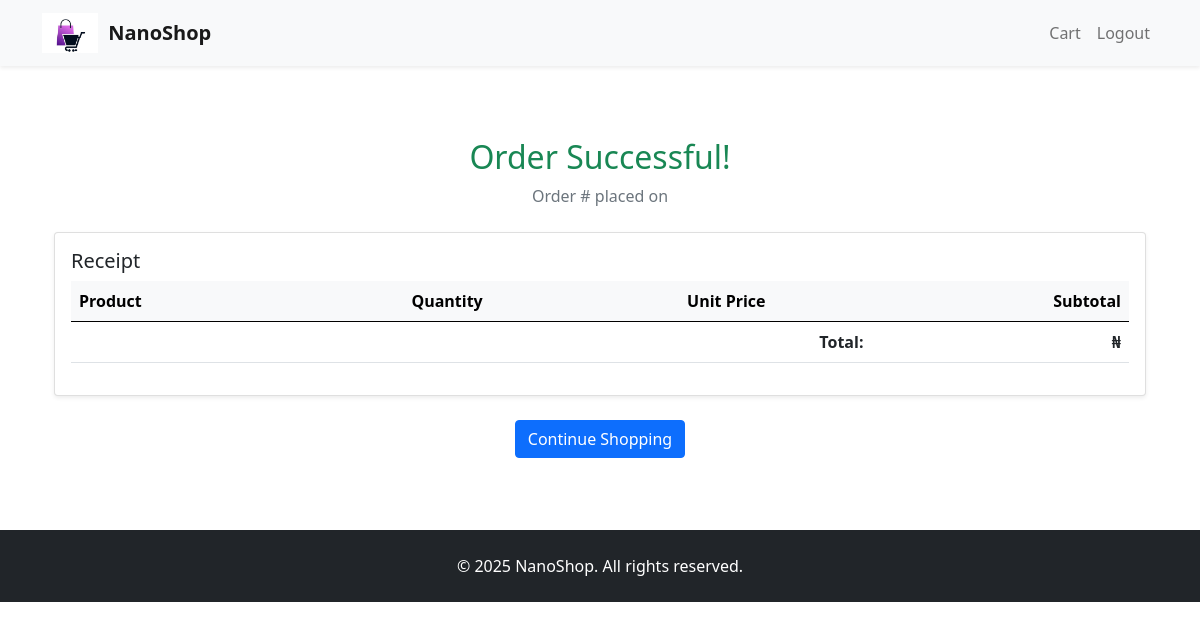
/shop/cart/success/17/ (signed in), run on an earlier commit of the app's database.
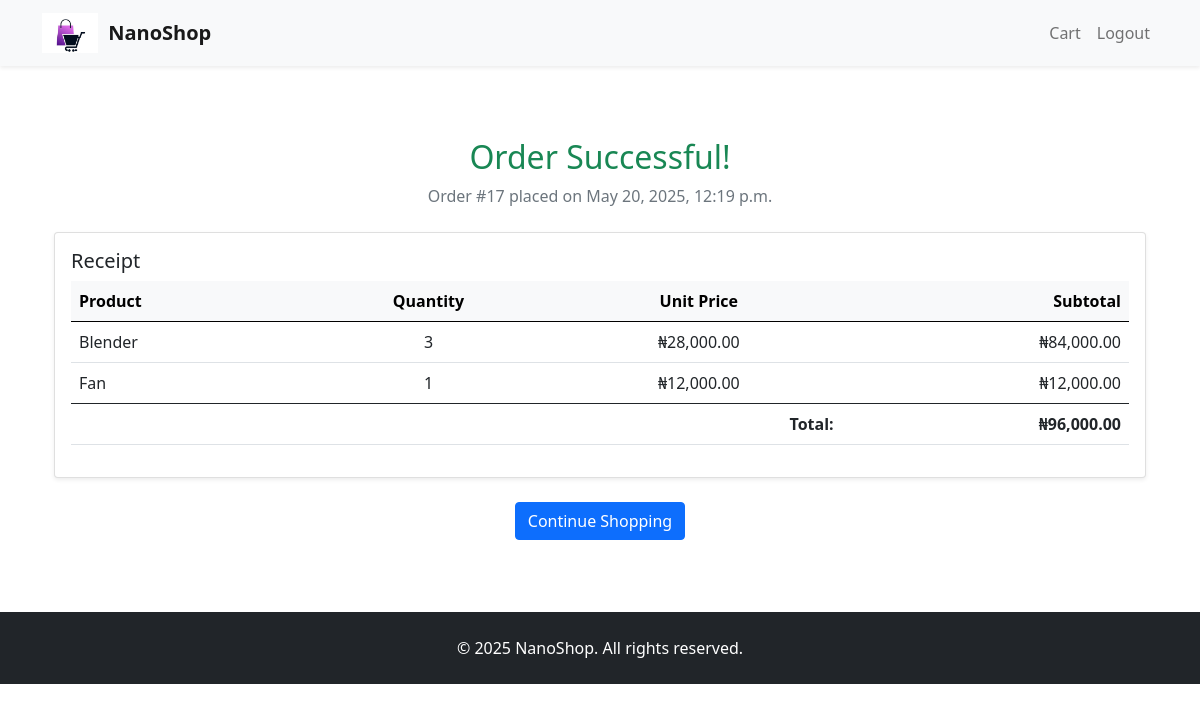
And on a later commit of the database.
### shop/models.py (models this page shows, shortened)
class Order(models.Model):
    STATUS_OPTIONS = [
        ('PENDING', 'Pending'),
        ('PLACED', 'Placed'),
        ('DELIVERED', 'Delivered'),
        ('CANCELED', 'Canceled'),
    ]
    ordered_by = models.ForeignKey(User, on_delete=models.CASCADE, related_name='ordered_by')
    ordered_on = models.DateTimeField(auto_now_add=True)
    status = models.CharField(max_length=10, choices=STATUS_OPTIONS)
    def get_total_amount(self):
        return sum(item.subtotal() for item in self.items.all())

class OrderItem(models.Model):
    order = models.ForeignKey(Order, related_name='items', on_delete=models.CASCADE)
    product = models.ForeignKey(Product, on_delete=models.CASCADE)
    quantity = models.PositiveIntegerField()
    def subtotal(self):
        return self.product.price * self.quantity

class Product(models.Model):
    product_name = models.CharField(max_length=50)
    price = models.DecimalField(max_digits=10, decimal_places=2)
    description = models.TextField()
    stock = models.IntegerField(default=1)
    category = models.ForeignKey(Category, on_delete=models.CASCADE)
    thumbnail = models.ImageField(upload_to='product_images/')
    user = models.ForeignKey(User, on_delete=models.CASCADE, related_name='user_product')

### shop/views.py (the view)
# urls.py: path('cart/success/<int:order_id>/', OrderSuccessView.as_view(), name='order_success'),
class OrderSuccessView(LoginRequiredMixin, TemplateView):
    template_name = 'cart/success.html'
    def get_context_data(self, **kwargs):
        context = super().get_context_data(**kwargs)
        order_id = self.kwargs.get('order_id')
        context['order'] = Order.objects.filter(
            id=order_id,
            ordered_by=self.request.user
        ).first()
        return context

### Templates/cart/success.html
{% extends 'base.html' %}
{% load humanize %}
{% block content %}
<div class="container mt-5">
  <div class="text-center">
    <h2 class="text-success">Order Successful!</h2>
    <p class="text-muted">Order #{{ order.id }} placed on {{ order.ordered_on|date:"F j, Y, g:i a" }}</p>
  </div>
  <div class="card mt-4 shadow-sm">
    <div class="card-body">
      <h5 class="card-title">Receipt</h5>
      <div class="table-responsive">
        <table class="table">
          <thead class="table-light">
            <tr>
              <th>Product</th>
              <th class="text-center">Quantity</th>
              <th class="text-center">Unit Price</th>
              <th class="text-end">Subtotal</th>
            </tr>
          </thead>
          <tbody>
            {% for item in order.items.all %}
              <tr>
                <td>{{ item.product.product_name }}</td>
                <td class="text-center">{{ item.quantity }}</td>
                <td class="text-center">₦{{ item.product.price|intcomma }}</td>
                <td class="text-end">₦{{ item.subtotal|intcomma }}</td>
              </tr>
            {% endfor %}
          </tbody>
          <tfoot>
            <tr>
              <td colspan="3" class="text-end"><strong>Total:</strong></td>
              <td class="text-end"><strong>₦{{ order.get_total_amount|intcomma }}</strong></td>
            </tr>
          </tfoot>
        </table>
      </div>
    </div>
  </div>
  <div class="text-center mt-4">
    <a href="{% url 'index' %}" class="btn btn-primary">Continue Shopping</a>
  </div>
</div>
{% endblock %}

What changed in the data, as far as the page shows it:
added Order: id "17", ordered_on "May 20, 2025, 12:19 p.m.", get_total_amount "96,000.00"
added OrderItem: product.product_name "Blender", quantity "3", product.price "28,000.00", subtotal "84,000.00"
added OrderItem: product.product_name "Fan", quantity "1", product.price "12,000.00", subtotal "12,000.00"
